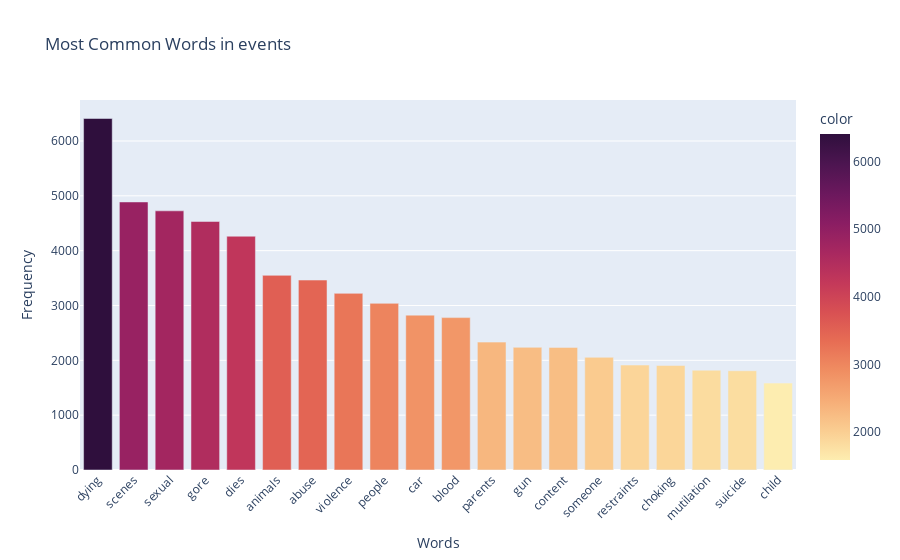

The code cell stored with this chart in its notebook:
### Markdown cell above
**Events Word Count**

### Code cell
sentiment_utils.analyze_most_common_words(cleaned_films, text_column='events', top_n=20)

### Figure 1 — Plotly figure (JSON) as saved in the notebook; plotly's stock layout.template omitted (floating-point values rounded to 4 significant figures)
{"data": [{"alignmentgroup": "True", "hovertemplate": "Words=%{x}<br>Frequency=%{y}<br>color=%{marker.color}<extra></extra>", "legendgroup": "", "marker": {"color": [6410, 4888, 4726, 4532, 4263, 3550, 3464, 3221, 3039, 2824, 2779, 2332, 2237, 2236, 2055, 1914, 1906, 1820, 1810, 1585], "coloraxis": "coloraxis", "pattern": {"shape": ""}}, "name": "", "offsetgroup": "", "orientation": "v", "showlegend": false, "textposition": "auto", "type": "bar", "x": ["dying", "scenes", "sexual", "gore", "dies", "animals", "abuse", "violence", "people", "car", "blood", "parents", "gun", "content", "someone", "restraints", "choking", "mutilation", "suicide", "child"], "xaxis": "x", "y": [6410, 4888, 4726, 4532, 4263, 3550, 3464, 3221, 3039, 2824, 2779, 2332, 2237, 2236, 2055, 1914, 1906, 1820, 1810, 1585], "yaxis": "y"}], "layout": {"barmode": "relative", "coloraxis": {"colorbar": {"title": {"text": "color"}}, "colorscale": [[0, "rgb(253, 237, 176)"], [0.09091, "rgb(250, 205, 145)"], [0.1818, "rgb(246, 173, 119)"], [0.2727, "rgb(240, 142, 98)"], [0.3636, "rgb(231, 109, 84)"], [0.4545, "rgb(216, 80, 83)"], [0.5455, "rgb(195, 56, 90)"], [0.6364, "rgb(168, 40, 96)"], [0.7273, "rgb(138, 29, 99)"], [0.8182, "rgb(107, 24, 93)"], [0.9091, "rgb(76, 21, 80)"], [1, "rgb(47, 15, 61)"]]}, "legend": {"tracegroupgap": 0}, "title": {"text": "Most Common Words in events"}, "xaxis": {"anchor": "y", "domain": [0, 1], "tickangle": -45, "title": {"text": "Words"}}, "yaxis": {"anchor": "x", "domain": [0, 1], "title": {"text": "Frequency"}}}}
